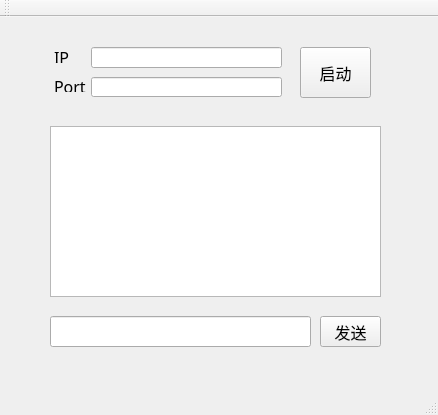
<?xml version="1.0" encoding="UTF-8"?>
<ui version="4.0">
 <class>Server</class>
 <widget class="QMainWindow" name="Server">
  <property name="geometry">
   <rect>
    <x>0</x>
    <y>0</y>
    <width>438</width>
    <height>415</height>
   </rect>
  </property>
  <property name="windowTitle">
   <string>Server</string>
  </property>
  <widget class="QWidget" name="centralWidget">
   <widget class="QTextEdit" name="textEdit">
    <property name="geometry">
     <rect>
      <x>50</x>
      <y>109</y>
      <width>331</width>
      <height>171</height>
     </rect>
    </property>
   </widget>
   <widget class="QLineEdit" name="lineEdit">
    <property name="geometry">
     <rect>
      <x>50</x>
      <y>299</y>
      <width>261</width>
      <height>31</height>
     </rect>
    </property>
   </widget>
   <widget class="QPushButton" name="pushButton">
    <property name="geometry">
     <rect>
      <x>320</x>
      <y>299</y>
      <width>61</width>
      <height>31</height>
     </rect>
    </property>
    <property name="font">
     <font>
      <family>黑体</family>
      <pointsize>12</pointsize>
     </font>
    </property>
    <property name="text">
     <string>发送</string>
    </property>
   </widget>
   <widget class="QLineEdit" name="lineEdit_2">
    <property name="geometry">
     <rect>
      <x>91</x>
      <y>30</y>
      <width>191</width>
      <height>21</height>
     </rect>
    </property>
   </widget>
   <widget class="QLineEdit" name="lineEdit_3">
    <property name="geometry">
     <rect>
      <x>91</x>
      <y>60</y>
      <width>191</width>
      <height>20</height>
     </rect>
    </property>
   </widget>
   <widget class="QLabel" name="label">
    <property name="geometry">
     <rect>
      <x>54</x>
      <y>34</y>
      <width>54</width>
      <height>12</height>
     </rect>
    </property>
    <property name="font">
     <font>
      <family>黑体</family>
      <pointsize>12</pointsize>
     </font>
    </property>
    <property name="text">
     <string>IP</string>
    </property>
   </widget>
   <widget class="QLabel" name="label_2">
    <property name="geometry">
     <rect>
      <x>54</x>
      <y>63</y>
      <width>54</width>
      <height>12</height>
     </rect>
    </property>
    <property name="font">
     <font>
      <family>黑体</family>
      <pointsize>12</pointsize>
     </font>
    </property>
    <property name="text">
     <string>Port</string>
    </property>
   </widget>
   <widget class="QPushButton" name="pushButton_2">
    <property name="geometry">
     <rect>
      <x>300</x>
      <y>30</y>
      <width>71</width>
      <height>51</height>
     </rect>
    </property>
    <property name="font">
     <font>
      <family>黑体</family>
      <pointsize>12</pointsize>
     </font>
    </property>
    <property name="text">
     <string>启动</string>
    </property>
   </widget>
  </widget>
  <widget class="QMenuBar" name="menuBar">
   <property name="geometry">
    <rect>
     <x>0</x>
     <y>0</y>
     <width>438</width>
     <height>23</height>
    </rect>
   </property>
  </widget>
  <widget class="QToolBar" name="mainToolBar">
   <attribute name="toolBarArea">
    <enum>TopToolBarArea</enum>
   </attribute>
   <attribute name="toolBarBreak">
    <bool>false</bool>
   </attribute>
  </widget>
  <widget class="QStatusBar" name="statusBar"/>
 </widget>
 <layoutdefault spacing="6" margin="11"/>
 <resources/>
 <connections/>
</ui>
